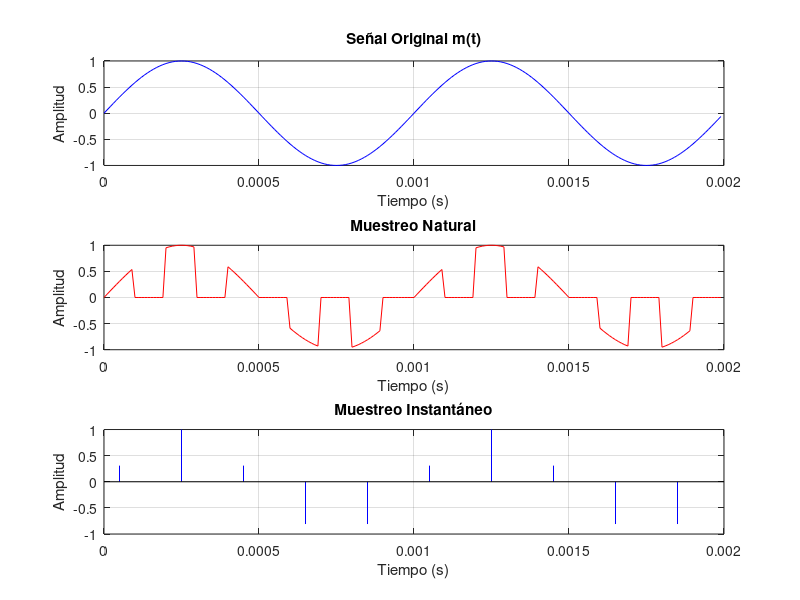
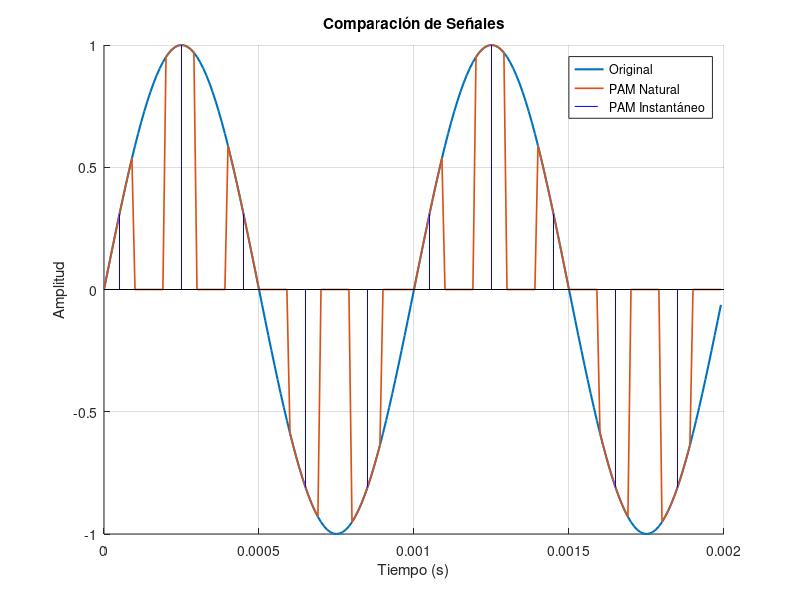
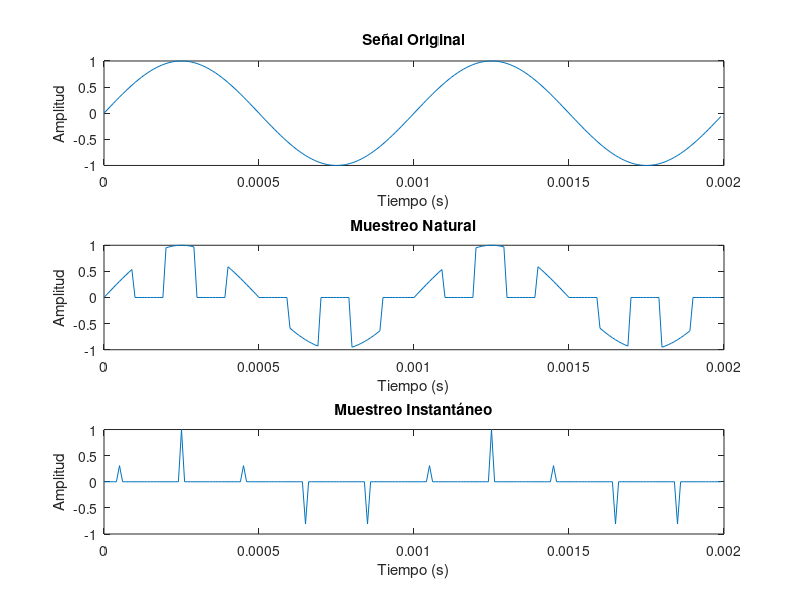
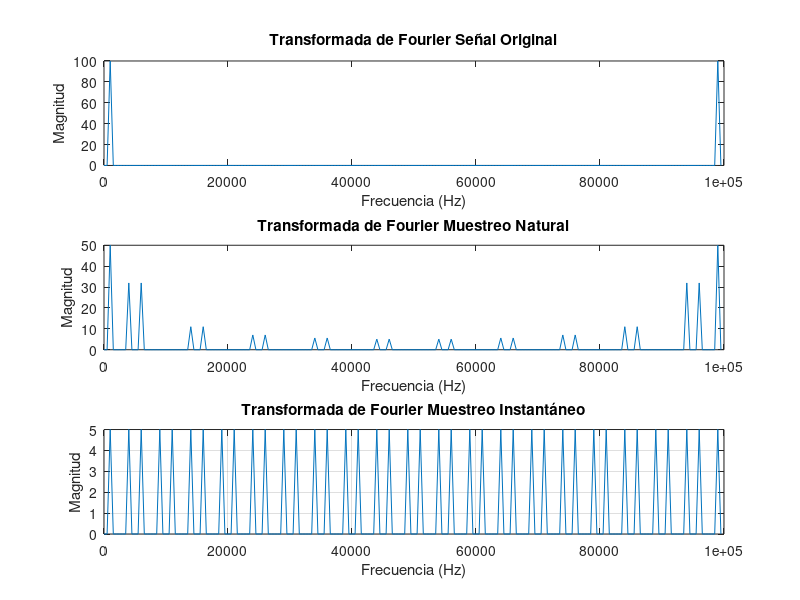

Write MATLAB code to recreate these figures, in order.
clc; clear; close all;

% Parámetros configurables
A = 1;                  % Amplitud de la señal
Fc = 1000;              % Frecuencia de la señal (Hz)
Fs = 5000;              % Frecuencia de muestreo (Hz)
d = 0.5;                % Ciclo de trabajo (0 < d <= 1)
ts = 1/100000;          % Período de muestreo de la señal

% Generación de la señal original
T = 1/Fc;               % Período de la señal
n_samples = 200;     % Número de muestras para 2 ciclos

% Vector de tiempo
t = 0:ts:(n_samples-1)*ts;
m_t = A * sin(2 * pi * Fc * t);

% Muestreo natural
Ts = 1/Fs;              % Período de muestreo
n_samples_pam = floor(length(t) / (Ts / ts));
t_pam = 0:ts:(n_samples-1)*ts;
m_pam = A * sin(2 * pi * Fc * t_pam);
width = d * Ts;         % Duración de cada pulso

%% Muestreo Natural PAM
% Generar tren de pulsos natural
natural_samples = zeros(size(t));
for i = 0:floor(max(t)/Ts)
    pulse_start = i*Ts;
    pulse_end = pulse_start + width;
    natural_samples((t >= pulse_start) & (t < pulse_end)) = 1;
end

pam_natural = m_t .* natural_samples; % Señal PAM natural

%% Muestreo instantáneo
instant_pulses = zeros(size(t));
for n = 0:floor(max(t)/Ts)
    % Calcular tiempo de muestra dentro de Ts
    sample_time = n*Ts + d*Ts/2; % Muestra en el centro de la ventana d*Ts
    [~, idx] = min(abs(t - sample_time));
    if idx <= length(t)
        instant_pulses(idx) = m_t(idx);
    end
end


% Gráficos
figure;
subplot(3,1,1);
plot(t, m_t, 'b');
xlabel('Tiempo (s)'); ylabel('Amplitud');
title('Señal Original m(t)');
grid on;

subplot(3,1,2);
plot(t, pam_natural, 'r');
xlabel('Tiempo (s)'); ylabel('Amplitud');
title('Muestreo Natural');
grid on;

subplot(3,1,3);
stem(t, instant_pulses, 'b', 'Marker', 'none');
xlabel('Tiempo (s)'); ylabel('Amplitud');
title('Muestreo Instantáneo');
grid on;


figure;
hold on;
plot(t, m_t, 'LineWidth', 1.5);
plot(t, pam_natural, 'LineWidth', 1.2);
stem(t, instant_pulses, 'b', 'Marker', 'none');
legend('Original', 'PAM Natural', 'PAM Instantáneo');
title('Comparación de Señales');
xlabel('Tiempo (s)');
ylabel('Amplitud');
grid on;

% Fourier Transform
M_t = fft(m_t);
M_t_nat = fft(pam_natural);
M_t_inst = fft(instant_pulses);
% Frequency axis for plotting

f_axis = (0:(length(t) - 1)) * (1 / (n_samples * ts));
% Create the first figure with original, natural, and instantaneous signals

figure;
subplot(3, 1, 1);
plot(t, m_t);
title('Señal Original');
xlabel('Tiempo (s)');
ylabel('Amplitud');
subplot(3, 1, 2);
plot(t, pam_natural);
title('Muestreo Natural');
xlabel('Tiempo (s)');
ylabel('Amplitud');
subplot(3, 1, 3);
plot(t, instant_pulses);
title('Muestreo Instantáneo');
xlabel('Tiempo (s)');
ylabel('Amplitud');

% Create the second figure with Fourier Transforms

figure;
subplot(3, 1, 1);
plot(f_axis, abs(M_t));
title('Transformada de Fourier Señal Original');
xlabel('Frecuencia (Hz)');
ylabel('Magnitud');
subplot(3, 1, 2);
plot(f_axis, abs(M_t_nat));
title('Transformada de Fourier Muestreo Natural');
xlabel('Frecuencia (Hz)');
ylabel('Magnitud');
subplot(3, 1, 3);
plot(f_axis, abs(M_t_inst));
title('Transformada de Fourier Muestreo Instantáneo');
xlabel('Frecuencia (Hz)');
ylabel('Magnitud');

% PCM Parameters

bit_depth = 8; % Number of bits for PCM
pcm_levels = 2^bit_depth; % Total PCM levels
% Quantize the instantaneous signal using PCM
pcm_signal_inst = round((instant_pulses + 1) * (pcm_levels - 1) / 2); % Quantization
grid on;
